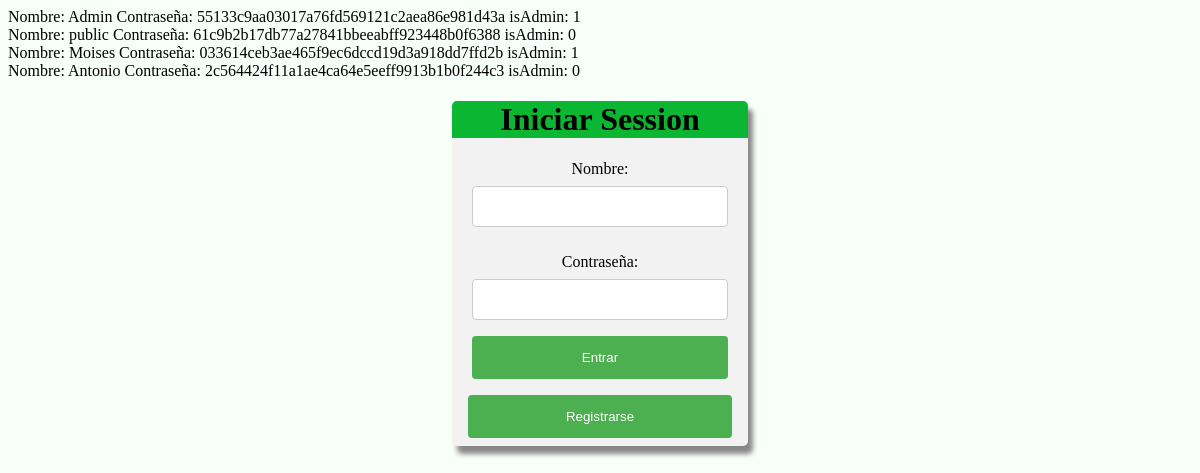
The page / on the database its author committed.
### tables this page shows
CREATE TABLE `Usuarios` (
  `id_user` int(5) NOT NULL,
  `nombre` varchar(20) NOT NULL,
  `apellido` varchar(20) NOT NULL,
  `email` varchar(40) NOT NULL,
  `password` varchar(100) NOT NULL,
  `isAdmin` int(1) NOT NULL DEFAULT '0',
  `token` varchar(100) DEFAULT NULL
);

### php/funcions.php (the view, shortened to what this page needs)
<?php
	function mostraUsuarios($pdo){
		$query = $pdo->prepare("select * FROM Usuarios");
		$query->execute();
		$usuarios = $query->fetch();
			while($usuarios){
				echo "Nombre: ".$usuarios['nombre']."   Contraseña: " . $usuarios['password'] ."   isAdmin: " . $usuarios['isAdmin'] . "<br>	";
				$usuarios = $query->fetch();
			}
	}
?>

### index.php (shortened to what this page needs)
<!DOCTYPE html>
<html>
<head>
	<link rel="stylesheet" type="text/css" href="css/styleIndex.css">
</head>
<body>
<?php
	include 'php/funcions.php';
	$pdo = connectar();
	mostraUsuarios($pdo);
	if(isset($_GET['token'])){
		$token = $_GET['token'];
		$url = "'php/paginaUsuario.php?token=".$token."'";
	}else if(!isset($_GET['token'])){
		$url = "'php/paginaUsuario.php'";
	}
?>
	<div>
		<h1>Iniciar Session</h1>
		<form action = "php/login.php" method = "post">
			<label>Nombre: </label> <br>
			<input type="text" name="nombre"/> <br> <br>
			<label>Contraseña: </label> <br>
			<input type="password" name="password"/> <br>
			<input class = "submit" type="submit" name="submitIniciar" value="Entrar"/>
		</form>
		<input id="registrarse" type="submit" value="Registrarse" onclick="location.href=
		<?php
			echo $url;
		?>
		"/>
	</div>
</body>
</html>

### css/styleIndex.css (style rules this page uses)
body { background-color: #F7FFF9; cursor: default; }
h1 { background-color: #0AB632; border-top-left-radius: 5px; border-top-right-radius: 5px; padding: 0px 20px 0px 20px; }
form { padding: 0px 20px 0px 20px; }
input[type=text], input[type=password], select { width: 100%; padding: 12px 20px; margin: 8px 0; display: inline-block; border: 1px solid #ccc; border-radius: 4px; box-sizing: border-box; }
input[type=submit] { width: 100%; background-color: #4CAF50; color: white; padding: 14px 20px; margin: 8px 0; border: none; border-radius: 4px; cursor: pointer; }
div { text-align: center; position: relative; border-radius: 5px; background-color: #f2f2f2; width: 25%; box-shadow: 5px 8px 5px #888888; margin: auto; top: 25%; }
#registrarse { width: 89%; }

### rows shown on the page
usuarios: nombre "Admin", password "55133c9aa03017a76fd569121c2aea86e981d43a", isAdmin "1"
usuarios: nombre "public", password "61c9b2b17db77a27841bbeeabff923448b0f6388", isAdmin "0"
usuarios: nombre "Moises", password "033614ceb3ae465f9ec6dccd19d3a918dd7ffd2b", isAdmin "1"
usuarios: nombre "Antonio", password "2c564424f11a1ae4ca64e5eeff9913b1b0f244c3", isAdmin "0"
